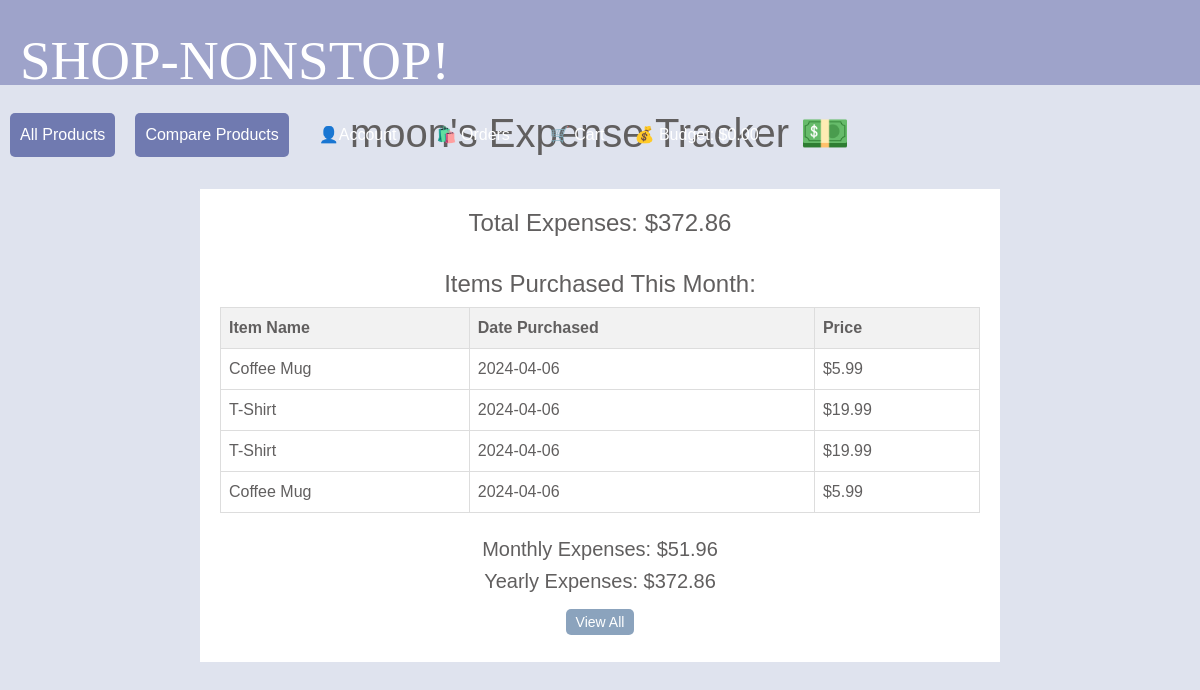
Page /total_expenses (signed in) on the earlier database version.
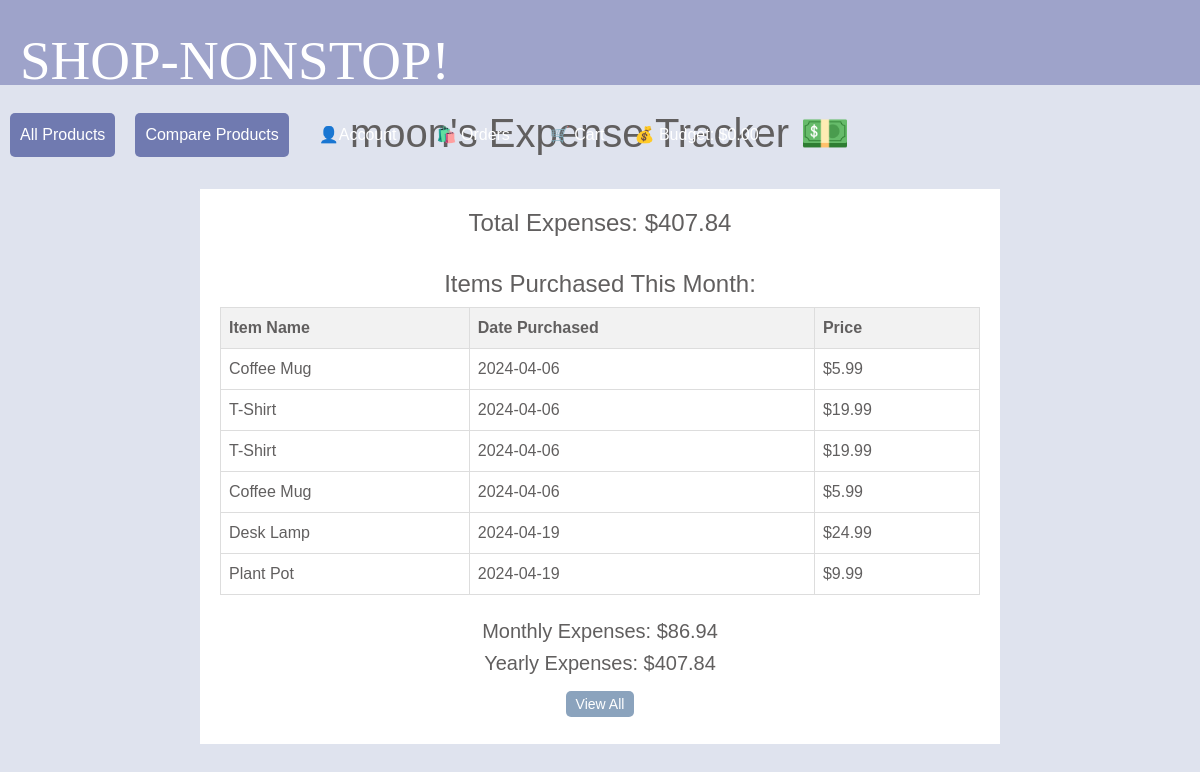
Same page on the later database version.
### app/models.py (models this page shows, shortened)
class Items(db.Model):
    __tablename__ = 'item'
    Item_ID = db.Column(db.String(80),unique=True, primary_key=True)
    sku = db.Column(db.String(80), unique=True, nullable=False)
    name = db.Column(db.String(120), unique=True, nullable=False)
    price = db.Column(db.Integer, nullable=False)
    item_desc = db.Column(db.String(255), nullable=False)
    category = db.Column(db.String(255), nullable=False)
    stock = db.Column(db.Integer, nullable=False)
    item_star = db.Column(db.Integer, nullable=False)
    itme_sizes = db.Column(db.String(120),  nullable=True)
    color = db.Column(db.String(120), nullable=False)
    pic = db.Column(db.Text)

### app/routes.py (the view)
@app.route('/total_expenses')
def total_expenses():
    username = session.get('username')
    if username:
        user = User.query.filter_by(username=username).first()
        total_expenses = db.session.query(db.func.sum(Order.total_price)).filter(Order.user_id == user.id).scalar()
        total_expenses = total_expenses if total_expenses is not None else 0
        first_day_of_month = datetime.today().replace(day=1)
        monthly_expenses = db.session.query(db.func.sum(Order.total_price)).filter(Order.user_id == user.id, Order.date_created >= first_day_of_month).scalar()
        monthly_expenses = monthly_expenses if monthly_expenses is not None else 0
        first_day_of_year = datetime.today().replace(month=1, day=1)
        yearly_expenses = db.session.query(db.func.sum(Order.total_price)).filter(Order.user_id == user.id, Order.date_created >= first_day_of_year).scalar()
        yearly_expenses = yearly_expenses if yearly_expenses is not None else 0
        monthly_orders = Order.query.filter(Order.user_id == user.id, Order.date_created >= first_day_of_month).all()
        monthly_order_items = [
            {
                'name': item.name,
                'date': order.date_created.strftime('%Y-%m-%d'),
                'price': item.price
            }
            for order in monthly_orders
            for item in order.items
        ]
        return render_template('total_expenses.html', username=username,total_expenses=total_expenses, monthly_expenses=monthly_expenses, yearly_expenses=yearly_expenses, monthly_order_items=monthly_order_items)
    else:
        return render_template('login.html')

### app/templates/total_expenses.html (shortened to what this page needs)
{% extends "base.html" %}
{% block content %}
<br><h1 style="text-align: center;">{{ username }}'s Expense Tracker 💵</h1><br>
<div class="container">
    <h4>Total Expenses: ${{ '{:.2f}'.format(total_expenses) }}</h4><br>
    <h4>Items Purchased This Month:</h4>
    <table>
        <thead>
            <tr>
                <th>Item Name</th>
                <th>Date Purchased</th>
                <th>Price</th>
            </tr>
        </thead>
        <tbody>
            {% for item in monthly_order_items %}
                <tr>
                    <td>{{ item.name }}</td>
                    <td>{{ item.date }}</td>
                    <td>${{ '{:.2f}'.format(item.price) }}</td>
                </tr>
            {% else %}
                <tr>
                    <td colspan="3">No items purchased this month.</td>
                </tr>
            {% endfor %}
        </tbody>
    </table><br>
    <div>
        <h5>Monthly Expenses: ${{ '{:.2f}'.format(monthly_expenses) }}</h5>
    </div>
    <div>
        <h5>Yearly Expenses: ${{ '{:.2f}'.format(yearly_expenses) }}</h5>
        <div>
            <h3><a href="/total_expenses/view" class="view-all-btn">View All</a></h3>
        </div>
    </div>
</div>
{% endblock %}

Differences in the rows shown:
now on this page (row edited): Items: name "Desk Lamp", date "2024-04-19", price "24.99"
now on this page (row edited): Items: name "Plant Pot", date "2024-04-19", price "9.99"
Other differences:
{{ '{:.2f}'.format(total_expenses) }}: "372.86" → "407.84"
{{ '{:.2f}'.format(monthly_expenses) }}: "51.96" → "86.94"
{{ '{:.2f}'.format(yearly_expenses) }}: "372.86" → "407.84"
